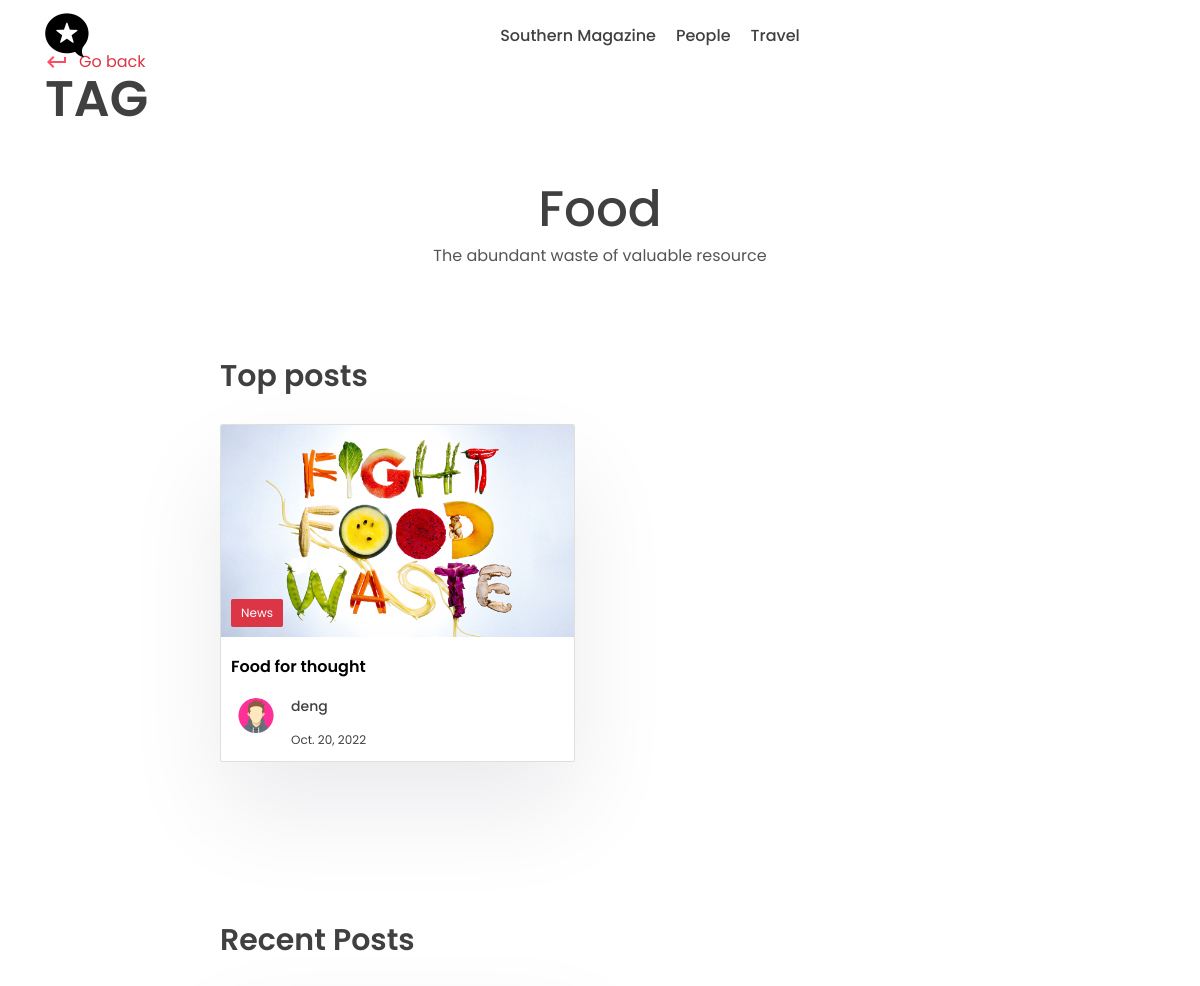
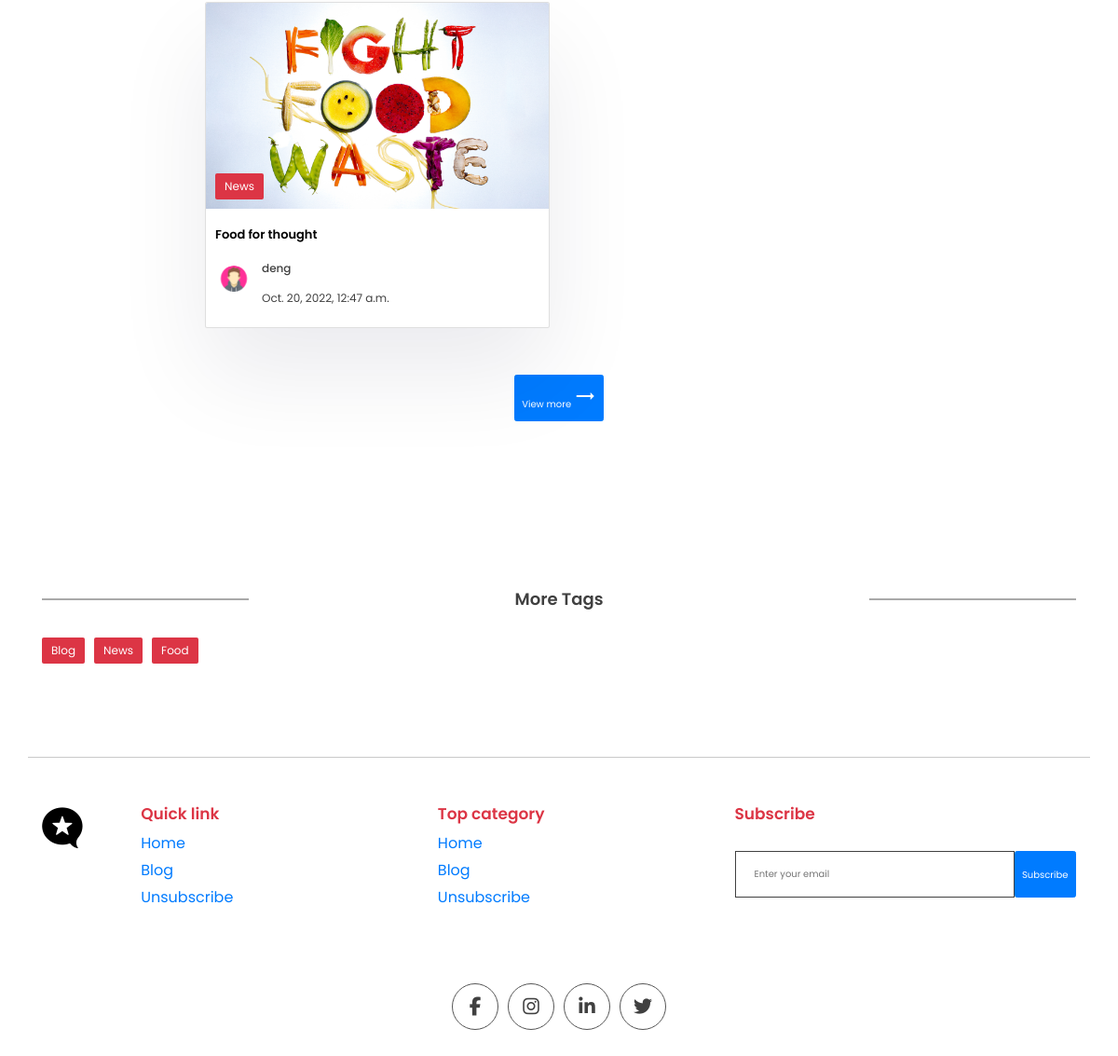
The app's page /tag/food, older data (2 pictures, top to bottom).
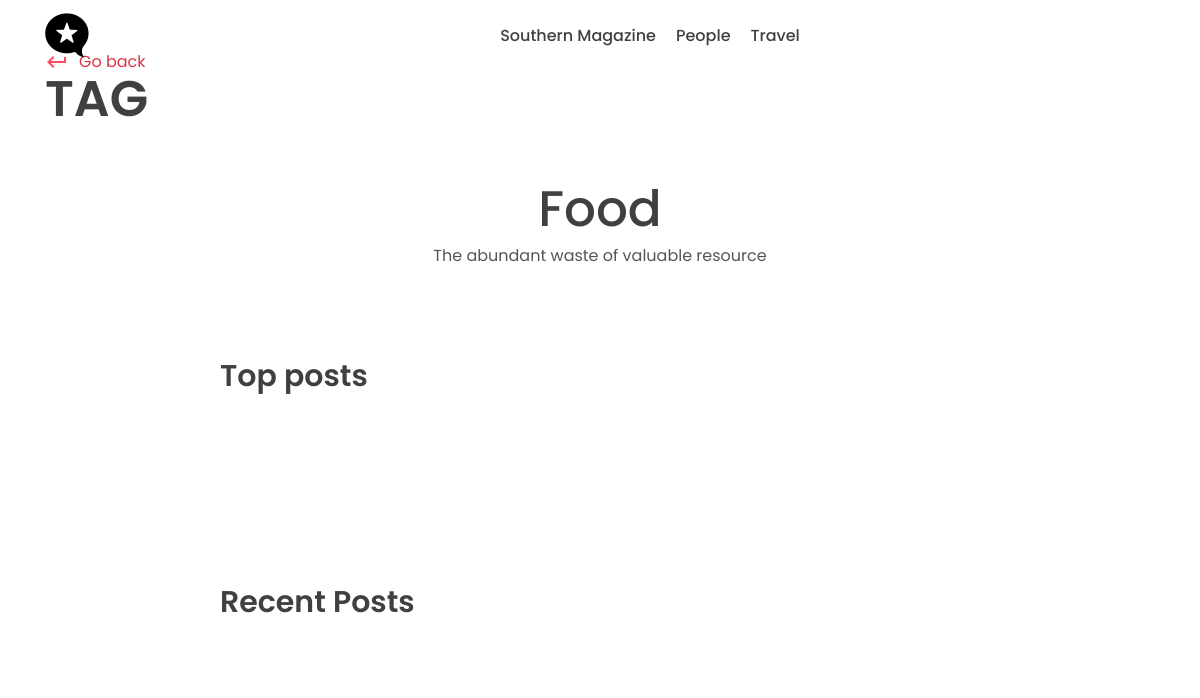
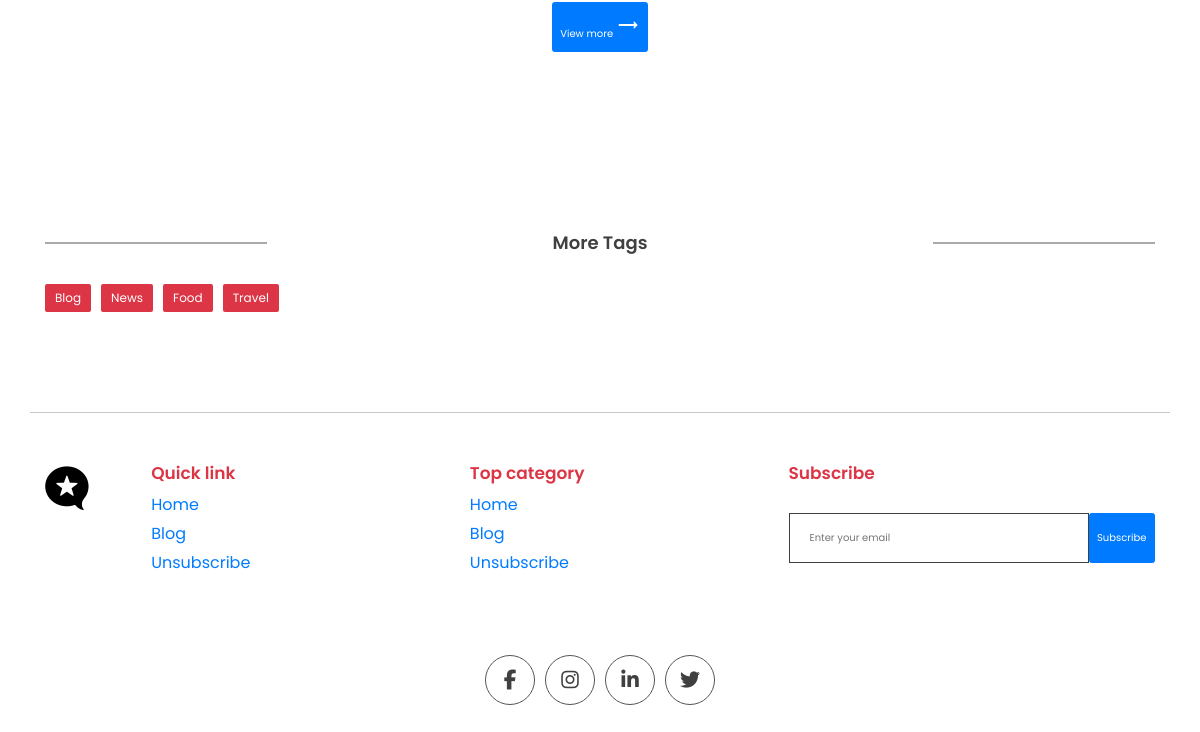
The same page, newer data (2 pictures, top to bottom).
### app/models.py (models this page shows, shortened)
class Post(models.Model):
    title         = models.CharField(max_length=200)
    content       = models.TextField()
    last_updated  = models.DateTimeField(auto_now=True)
    slug          = models.SlugField(max_length=200, unique=True)
    image         = models.ImageField(null=True, blank=True, upload_to='images/')
    tags = models.ManyToManyField(Tag, blank=True, related_name='post')
    view_count = models.IntegerField(null=True, blank=True)
    is_featured = models.BooleanField(default=False)
    author = models.ForeignKey(User,on_delete=models.CASCADE, null=True, blank=True)

class Tag(models.Model):
    name         = models.CharField(max_length=100)
    description  = models.CharField(max_length=100)
    slug         = models.SlugField(max_length=200, unique=True)

class Profile(models.Model):
    user = models.OneToOneField(User, on_delete=models.CASCADE)
    profile_image = models.ImageField(null=True, blank=True, upload_to='images/')
    slug = models.SlugField(max_length=200, unique=True)
    bio = models.CharField(max_length=200)

### app/views.py (the view)
# urls.py: path('tag/<slug:slug>', views.tag_page, name='tag_page'),
def tag_page(request, slug):
    tag = Tag.objects.get(slug=slug)
    top_posts = Post.objects.filter(tags__in=[tag.id]).order_by('-view_count')[0:3]
    recent_posts = Post.objects.filter(tags__in=[tag.id]).order_by('-last_updated')[0:3]
    tags = Tag.objects.all()
    context = {'tag': tag, 'top_posts': top_posts, 'recent_posts': recent_posts, 'tags': tags}
    return render(request, 'app/tag.html', context)

### app/templates/app/tag.html (shortened to what this page needs)
{% extends 'base.html' %}
{% block content %}
    <div class="main">
      <div class="container">
        <div class="layout">
          <div class="left">
            <div class="page-top">
              <div class="top flex">
                <div class="page-name">
                  <a href="#" class="learn">
                    <span class="material-icons"> keyboard_return </span> Go
                    back
                  </a>
                  <h1>Tag</h1>
                </div>
              </div>
            </div>
            <center>
              <div class="typo">
                <h1 class="title">{{tag.name}}</h1>
                <p>
                  {{tag.description}}
                </p>
              </div>
            </center>
            <section class="sp">
              <div class="container">
                <h1 class="sec-title">Top posts</h1>
                <div class="grid-2 blog">
                  {% for post in top_posts %}
                  <a href="#">
                    <div class="card">
                      <div class="post-img">
                        <img src="{{post.image.url}}" alt="" />
                        <div class="tag">{{post.tags.all.0.name}}</div>
                      </div>
                      <div class="card-content">
                        <h3>
                          {{post.title}}
                        </h3>
                        <div class="author">
                          <div class="profile-pic">
                            <img src="{{post.author.profile.profile_image.url}}" alt="" />
                          </div>
                          <div class="details">
                            <p>{{post.author.first_name}}</p>
                            <small>{{post.last_updated|date}}</small>
                          </div>
                        </div>
                      </div>
                    </div>
                  </a>
                  {% endfor %}
                </div>
              </div>
            </section>
            <section class="sp">
              <div class="container">
                <h1 class="sec-title">Recent Posts</h1>
                <div class="grid-3 blog-grid">
                  {% for post in recent_posts %}
                    <a href="#">
                    <div class="card">
                      <div class="post-img">
                        <img src="{{post.image.url}}" alt="" />
                        <div class="tag">{{post.tags.all.0.name}}</div>
                      </div>
                      <div class="card-content">
                        <h3>
                          {{post.title}}
                        </h3>
                        <div class="author">
                          <div class="profile-pic">
                            <img src="{{post.author.profile.profile_image.url}}" alt="" />
                          </div>
                          <div class="details">
                            <p>{{post.author.first_name}}</p>
                            <small>{{post.last_updated}}</small>
                          </div>
                        </div>
                      </div>
                    </div>
                  </a>
                  {% endfor %}
                </div>
                <center>
                  <button class="btn btn-primary rounded view">
                    View more
                    <span class="material-icons"> trending_flat </span>
                  </button>
                </center>
              </div>
            </section>
          </div>
          <div class="right">
            <div class="block">
              <h2 class="title2">More Tags</h2>
              <div class="blog-tags">
                {% for tag in tags %}
                <a href="{% url 'tag_page' tag.slug %}" class="tag">{{tag.name}}</a>
                {% endfor %}
              </div>
            </div>
          </div>
        </div>
      </div>
    </div>
{% endblock content %}

Row changes from the older to the newer data that the page shows:
removed Post: image (picture), tags.all.0.name "News", title "Food for thought", author.profile.profile_image (picture), author.first_name "deng", last_updated "Oct. 20, 2022", last_updated "Oct. 20, 2022, 12:47 a.m."
added Tag: name "Travel"
